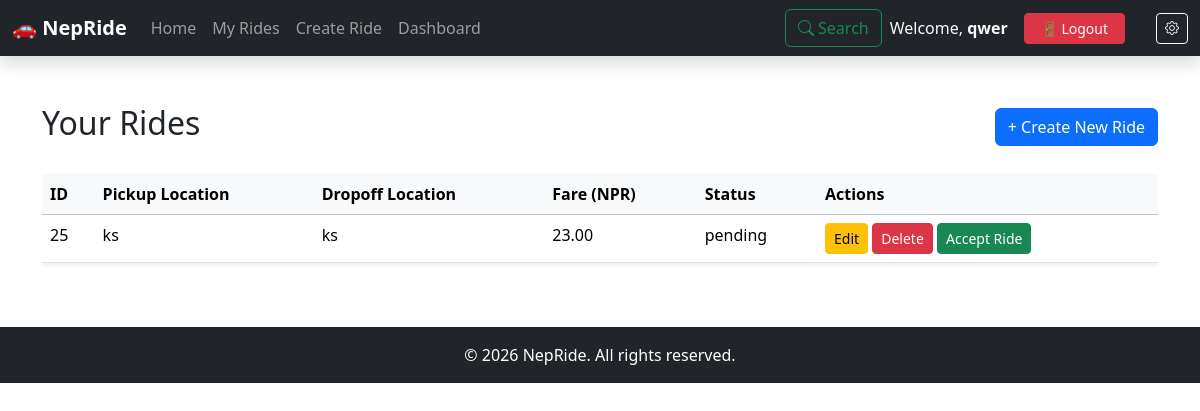
Before: /ride_list/ (signed in) with the older database file.
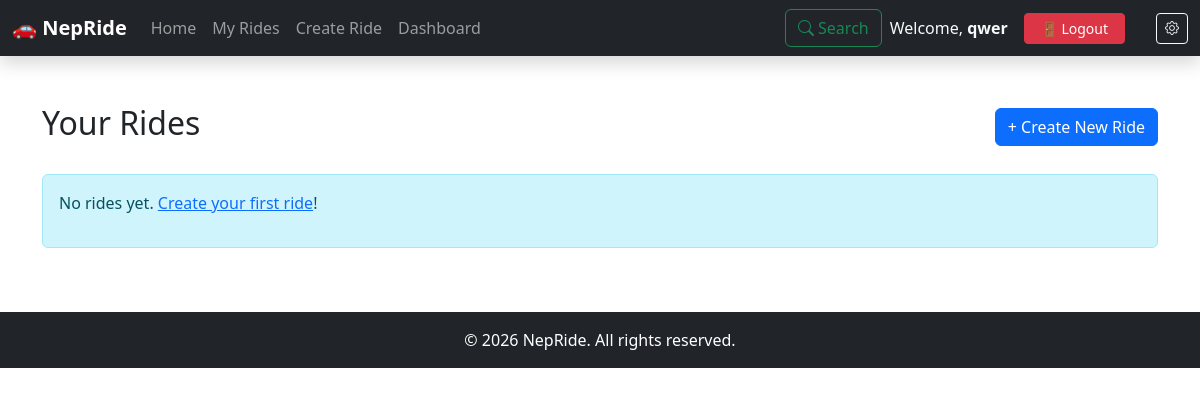
After: the same page with the newer database file.
### ride/models.py (models this page shows, shortened)
class Ride(models.Model):
    STATUS_CHOICES = [
        ('pending', 'Pending'),
        ('accepted', 'Accepted'),
        ('completed', 'Completed'),
        ('cancelled', 'Cancelled'),
    ]
    user = models.ForeignKey(User, on_delete=models.CASCADE)
    driver = models.ForeignKey(Driver, on_delete=models.CASCADE, blank=True, null=True)
    pickup_location = models.CharField(max_length=255)
    dropoff_location = models.CharField(max_length=255)
    fare = models.DecimalField(max_digits=8, decimal_places=2)
    status = models.CharField(max_length=20, choices=STATUS_CHOICES, default='pending')
    created_at = models.DateTimeField(auto_now_add=True)

### ride/views.py (the view)
# urls.py: path('ride_list/', RideListView.as_view(), name='ride_list'),
class RideListView(LoginRequiredMixin, ListView):
    model = Ride
    template_name = 'ride_list.html'
    context_object_name = 'rides'
    def get_queryset(self):
        return Ride.objects.filter(status = "pending")

### nepride/templates/ride_list.html
{% extends "base.html" %}
{% block content %}
<div class="container my-5">
    <div class="row">
        <div class="col-12">
            <div class="d-flex justify-content-between align-items-center mb-4">
                <h2>Your Rides</h2>
                <a href="{% url 'ride_create' %}" class="btn btn-primary">+ Create New Ride</a>
            </div>
            {% if rides %}
            <div class="table-responsive">
                <table class="table table-hover shadow-sm">
                    <thead class="table-light">
                        <tr>
                            <th>ID</th>
                            <th>Pickup Location</th>
                            <th>Dropoff Location</th>
                            <th>Fare (NPR)</th>
                            <th>Status</th>
                            <th>Actions</th>
                        </tr>
                    </thead>
                    <tbody>
                        {% for ride in rides %}
                        <tr>
                            <td>{{ ride.id }}</td>
                            <td>{{ ride.pickup_location }}</td>
                            <td>{{ ride.dropoff_location }}</td>
                            <td>{{ ride.fare }}</td>
                            <td>{{ ride.status }}</td>
                            <td>
                                <a href="{% url 'ride_update' ride.id %}" class="btn btn-sm btn-warning">Edit</a>
                                <a href="{% url 'ride_delete' ride.id %}" class="btn btn-sm btn-danger">Delete</a>
                                <a href="{% url 'ride_accept' ride.id %}" class="btn btn-sm btn-success">Accept Ride</a>
                            </td>
                        </tr>
                        {% endfor %}
                    </tbody>
                </table>
            </div>
            {% else %}
            <div class="alert alert-info" role="alert">
                <p>No rides yet. <a href="{% url 'ride_create' %}">Create your first ride</a>!</p>
            </div>
            {% endif %}
        </div>
    </div>
</div>
{% endblock content %}

Changed rows visible on the page:
removed Ride: id "25", pickup_location "ks", dropoff_location "ks", fare "23.00", status "pending"
Other visible differences:
text no longer shown: "ID Pickup Location Dropoff Location Fare (NPR) Status Actions"
text now shown: "No rides yet. Create your first ride !"
